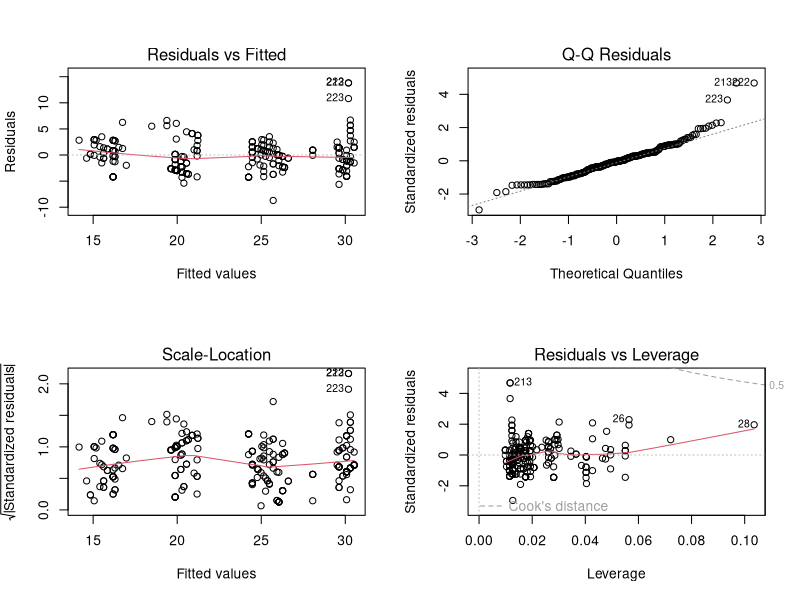
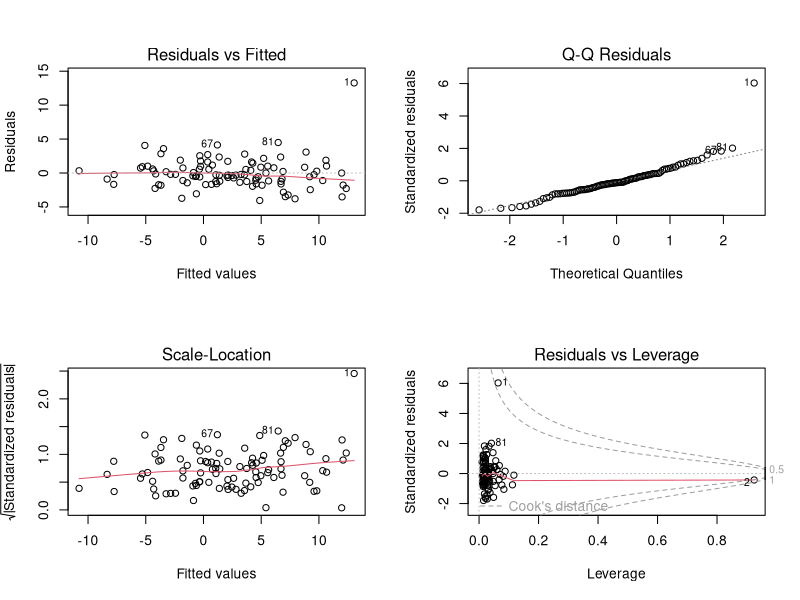
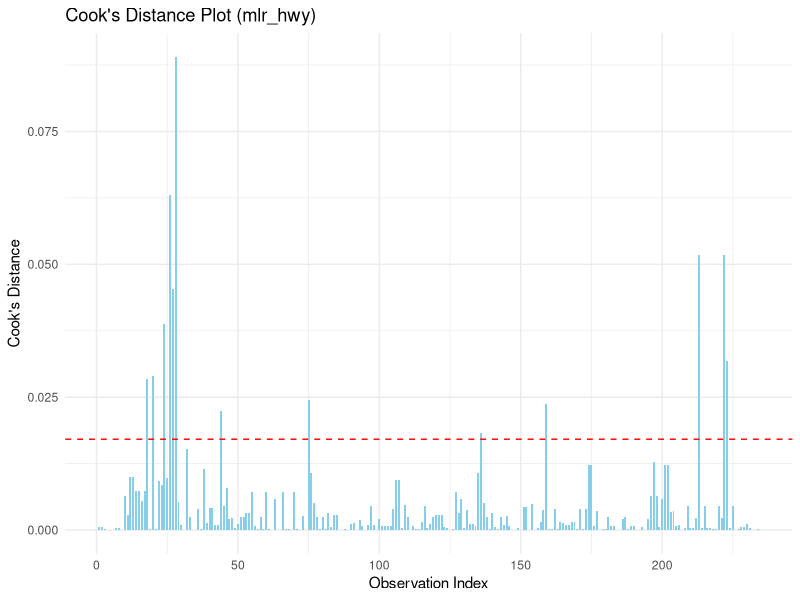
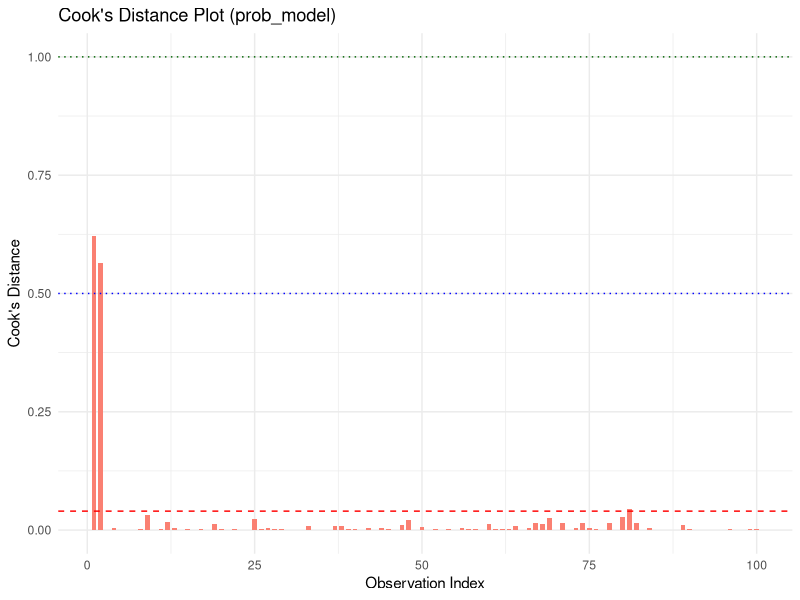

Generate these figures, in order, with R:
#
#
#
#
#
#
#
#
#
#
#
#
#
#
#
#
#
#
#
#
#
#
#
#
#
library(tidyverse)
library(ggplot2)
library(car)    # For vif() and leveneTest() if needed
library(broom)  # For augment()

# --- 模型 1: mpg 数据 ---
# mpg 数据集已在 tidyverse 中
mlr_hwy <- lm(hwy ~ displ + cyl + drv, data = mpg)
# summary(mlr_hwy) # 回顾模型

# --- 模型 2: 问题数据 ---
set.seed(42)
n_prob <- 100
x1_prob <- rnorm(n_prob)
x2_prob <- x1_prob * 0.8 + rnorm(n_prob, 0, 0.1) # 共线性
x3_prob <- rnorm(n_prob)
y_prob <- 2 + 3*x1_prob + 1*x2_prob - 2*x3_prob + rnorm(n_prob, 0, 2)
y_prob[1] <- y_prob[1] + 15 # 异常/强影响点
x1_prob[2] <- x1_prob[2] + 4 # 高杠杆点
prob_data <- tibble(y = y_prob, x1 = x1_prob, x2 = x2_prob, x3 = x3_prob)
prob_model <- lm(y ~ x1 + x2 + x3, data = prob_data)
# summary(prob_model) # 回顾模型
#
#
#
#
#
#
#
#
#
#
#
#
#
#
#
#
#
#
#
#
#
#
#
#
#
#
#
#
#
#| echo: false
#| include: false
# 1. 对 mlr_hwy 进行诊断绘图
par(mfrow = c(2, 2)) # 设置 2x2 绘图区域
plot(mlr_hwy)
par(mfrow = c(1, 1)) # 恢复默认

# 2. 解读 Residuals vs Fitted (mlr_hwy):
print("--- mlr_hwy: Residuals vs Fitted 解读 ---")
print("红线略有弯曲，不是完全水平，提示可能存在轻微的非线性或异方差。")
print("点的散布宽度在拟合值较大时似乎略有增加，可能轻微违反等方差。")

# 3. 解读 Normal Q-Q (mlr_hwy):
print("--- mlr_hwy: Normal Q-Q 解读 ---")
print("大部分点落在直线上，但两端（特别是右尾）略有偏离，提示残差可能比正态分布的尾部更“重”一点。")
print("但对于大样本量，这种偏离可能不严重。")

# 4. 解读 Scale-Location (mlr_hwy):
print("--- mlr_hwy: Scale-Location 解读 ---")
print("红线略有上升趋势，再次提示可能存在轻微的异方差（方差随拟合值增大而增大）。")

# 5. 解读 Residuals vs Leverage (mlr_hwy):
print("--- mlr_hwy: Residuals vs Leverage 解读 ---")
print("大部分点的杠杆值较低。有少数点杠杆值稍高，但残差不大。")
print("没有明显的点落在 Cook's D 轮廓线之外，提示可能没有特别强的单一影响点。")

# 6. 对 prob_model 进行诊断绘图并比较
par(mfrow = c(2, 2))
plot(prob_model)
par(mfrow = c(1, 1))

print("--- prob_model: 诊断图解读 ---")
print("Residuals vs Fitted: 红线可能因异常点(点1)而弯曲，点 1 可能远离其他点。")
print("Normal Q-Q: 点 1 可能严重偏离直线。")
print("Scale-Location: 点 1 可能位置很高，红线可能受其影响。")
print("Residuals vs Leverage: 点 1 可能残差和 Cook's D 都很大（强影响点）。点 2 可能杠杆值很高，但残差不一定大。")

#
#
#
#
#
#
#
# 1. 提取 mlr_hwy 残差
residuals_hwy <- residuals(mlr_hwy)

# 2. 对 mlr_hwy 残差进行 Shapiro-Wilk 检验
shapiro_hwy <- shapiro.test(residuals_hwy)
print("Shapiro-Wilk Test for mlr_hwy residuals:")
print(shapiro_hwy)

# 3. 解读 mlr_hwy 结果
print("mlr_hwy 残差正态性解读:")
if (shapiro_hwy$p.value < 0.05) {
  print("Shapiro-Wilk 检验 P 值小于 0.05，拒绝正态性假设。")
  print("结合 Q-Q 图，虽然检验显著，但大样本下轻微偏离可能不严重影响结果。")
} else {
  print("Shapiro-Wilk 检验 P 值大于 0.05，未能拒绝正态性假设。")
}


# 4. 对 prob_model 残差进行检验
residuals_prob <- residuals(prob_model)
shapiro_prob <- shapiro.test(residuals_prob)
print("Shapiro-Wilk Test for prob_model residuals:")
print(shapiro_prob)
print("prob_model 残差正态性解读:")
if (shapiro_prob$p.value < 0.05) {
  print("Shapiro-Wilk 检验 P 值小于 0.05，拒绝正态性假设。这可能是由异常点引起的。")
} else {
  print("Shapiro-Wilk 检验 P 值大于 0.05，未能拒绝正态性假设。")
}
#
#
#
#
#
#
#
# 1. 计算 mlr_hwy 的 VIF
print("--- VIF for mlr_hwy ---")
vif_hwy <- vif(mlr_hwy)
print(vif_hwy)

# 2. 解读 mlr_hwy VIF
print("mlr_hwy VIF 解读:")
print("displ 和 cyl 的 VIF 可能较高（例如 > 5），因为排量和气缸数通常高度相关。")
print("这提示模型中存在一定的共线性，解释这两个变量的独立效应时需注意。")
print("drv 的 VIF 通常较低。")


# 3. 计算 prob_model 的 VIF 并比较
print("--- VIF for prob_model ---")
vif_prob <- vif(prob_model)
print(vif_prob)
print("prob_model VIF 解读:")
print("x1 和 x2 的 VIF 应该非常高（远大于 10），因为我们故意让它们高度相关。")
print("这证实了 prob_model 中存在严重的共线性问题。")

#
#
#
#
#
#
#
# 1. 计算 mlr_hwy 的 Cook's D
cooks_hwy <- cooks.distance(mlr_hwy)

# 2. 找出 mlr_hwy 的潜在影响点
n_hwy <- nrow(mpg)
cutoff_hwy <- 4 / n_hwy
influential_hwy_indices <- which(cooks_hwy > cutoff_hwy)
print(paste("Potential influential points in mlr_hwy (indices, cutoff=", round(cutoff_hwy, 4), "):"))
# print(influential_hwy_indices) # 输出可能较长
print(paste("Number of potential influential points in mlr_hwy:", length(influential_hwy_indices)))
print(paste("Max Cook's D in mlr_hwy:", round(max(cooks_hwy), 3)))
print("解读：可能有一些点超过阈值，但最大值可能不大，需要结合 Residuals vs Leverage 图判断。")


# 可视化 Cook's D
# plot(mlr_hwy, which = 4) # Cook's distance plot
# 或者
augment(mlr_hwy) %>%
  mutate(obs_index = row_number()) %>%
  ggplot(aes(x = obs_index, y = .cooksd)) +
  geom_col(fill = "skyblue", width = 0.7) +
  geom_hline(yintercept = cutoff_hwy, color = "red", linetype = "dashed") +
  labs(title = "Cook's Distance Plot (mlr_hwy)", x = "Observation Index", y = "Cook's Distance") +
  theme_minimal()


# 3. 对 prob_model 进行 Cook's D 分析
cooks_prob <- cooks.distance(prob_model)
n_prob <- nrow(prob_data)
cutoff_prob <- 4 / n_prob
influential_prob_indices <- which(cooks_prob > cutoff_prob)
print(paste("Potential influential points in prob_model (indices, cutoff=", round(cutoff_prob, 4), "):"))
print(influential_prob_indices)
print(paste("Max Cook's D in prob_model:", round(max(cooks_prob), 3)))
print("解读：预期点 1 的 Cook's D 会很大。检查点 1 是否在索引中，并且其值是否远超其他点。")


# 查看 Cook's D 值
# print("Cook's D for prob_model:")
# print(round(cooks_prob, 3))
# 观察第一个值是否特别大

# plot(prob_model, which = 4) # Cook's distance plot for prob_model
augment(prob_model) %>%
  mutate(obs_index = row_number()) %>%
  ggplot(aes(x = obs_index, y = .cooksd)) +
  geom_col(fill = "salmon", width = 0.7) +
  geom_hline(yintercept = cutoff_prob, color = "red", linetype = "dashed") +
  geom_hline(yintercept = 0.5, color = "blue", linetype = "dotted") +
  geom_hline(yintercept = 1, color = "darkgreen", linetype = "dotted") +
  labs(title = "Cook's Distance Plot (prob_model)", x = "Observation Index", y = "Cook's Distance") +
  theme_minimal()

#
#
#
#
#
#
#
